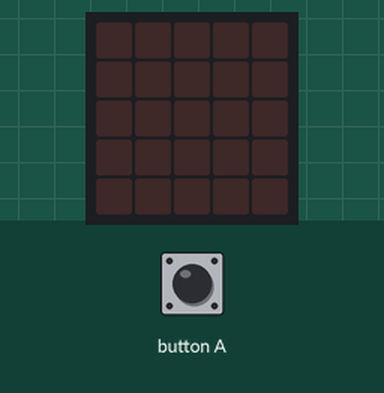
The program below on a simulated Calliope mini (MakeCode). Parts: the board's 5×5 LED display. The inputs (shaded band) are chosen by the test bench. Random numbers come from a fixed seed.

Above: at 1.2 s.
1.3 s: button A pressed for 0.15 s
At 4.1 s:
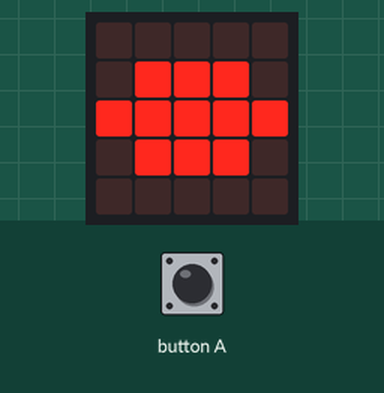
4.4 s: button A pressed for 0.15 s
At 6.8 s:
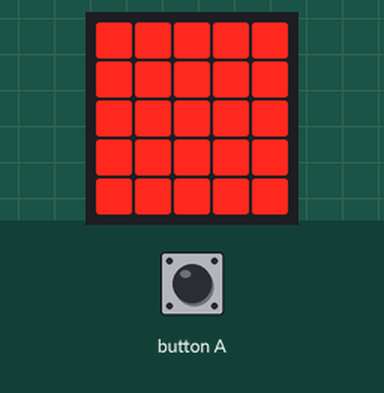
7.5 s: button A pressed 2 times (0.12 s each, 0.3 s apart)
At 12.1 s:
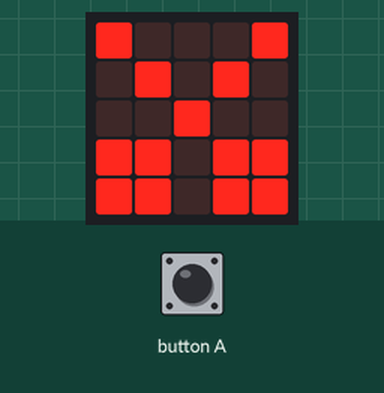
Timing chart, 0 to 13.6 s (numbered marks = the images above; inputs shaded):
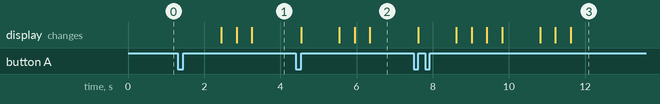

The program:

main.ts
```typescript
let zug2 = 0
input.onButtonEvent(Button.A, input.buttonEventClick(), function () {
    basic.clearScreen()
    basic.pause(1000)
    zug2 = randint(1, 3)
    if (zug2 == 1) {
        stein()
    } else if (zug2 == 2) {
        schere()
    } else {
        papier()
    }
})
function papier () {
    basic.showLeds(`
        . . . . .
        . . . . .
        . . # . .
        . . . . .
        . . . . .
        `)
    basic.showLeds(`
        . . . . .
        . # # # .
        . # # # .
        . # # # .
        . . . . .
        `)
    basic.showLeds(`
        # # # # #
        # # # # #
        # # # # #
        # # # # #
        # # # # #
        `)
}
function stein () {
    basic.showLeds(`
        . . . . .
        . # # # .
        # # # # #
        . # # # .
        . . . . .
        `)
    basic.showLeds(`
        . . # . .
        . # # # .
        . # # # .
        . # # # .
        . . # . .
        `)
    basic.showLeds(`
        . . . . .
        . # # # .
        # # # # #
        . # # # .
        . . . . .
        `)
}
function schere () {
    basic.showLeds(`
        # . . . #
        . # . # .
        . . # . .
        # # . # #
        # # . # #
        `)
    basic.showLeds(`
        . . # . .
        . . # . .
        . . # . .
        . # # # .
        . # # # .
        `)
    basic.showLeds(`
        # . . . #
        . # . # .
        . . # . .
        # # . # #
        # # . # #
        `)
}
```

test.ts
```typescript
// Hier kann man Tests durchführen; diese Datei wird nicht kompiliert, wenn dieses Paket als Erweiterung verwendet wird.
```

Measured:
- after the input at 1.3 s, the display: changes after 1.2 s (image 1)
- after the input at 4.4 s, the display: first changes after 0.15 s (image 2 shows a later state)
- after the input at 7.5 s, the display: first changes after 0.12 s (image 3 shows a later state)
